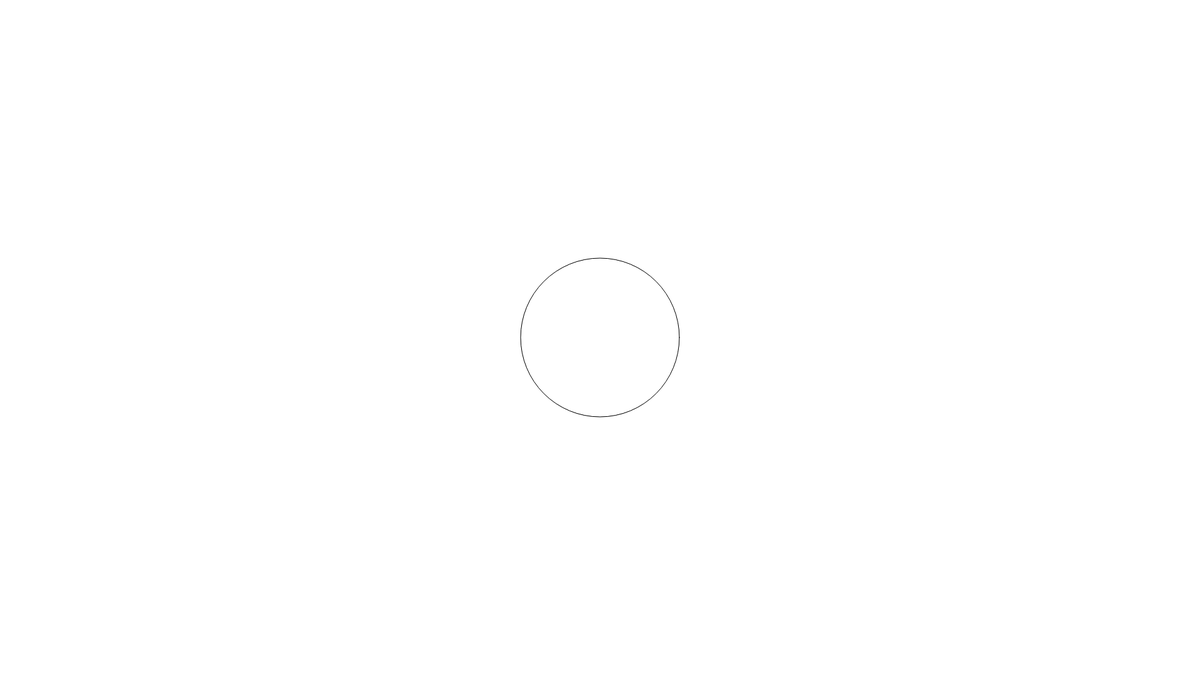
Frame 1 (no input)
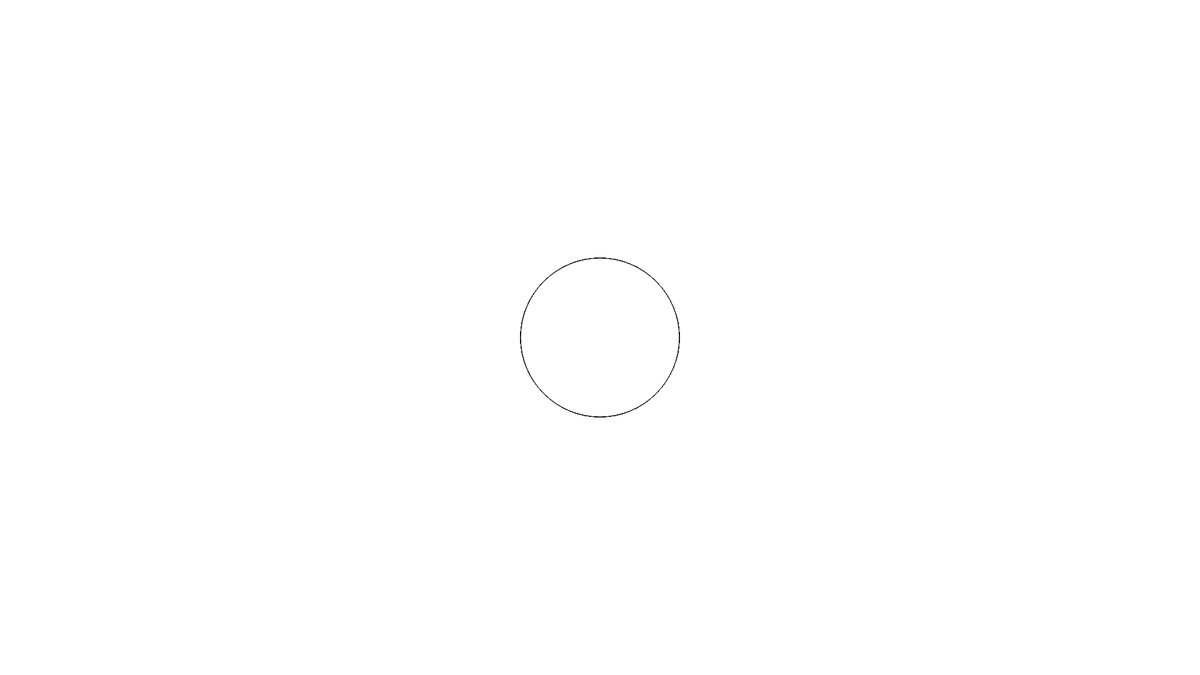
Frame 60 (no input)
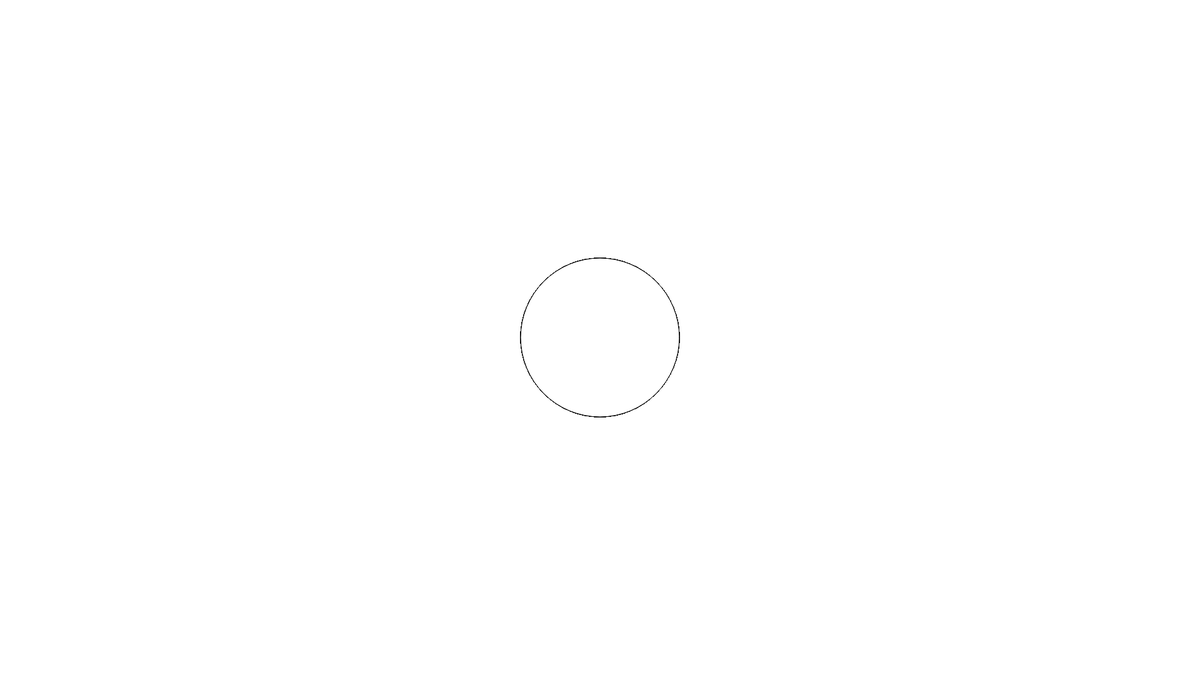
Frame 120 (the mouse pressed at the canvas centre since frame 60)

The p5.js sketch that drew these frames (run headless with seeded random() and noise() and a simulated clock; from frame 60 on, the mouse is pressed at the canvas centre):

// p5.js sketch
// ── sketch.js
function setup() {

  createCanvas(1920,1080)
  // put setup code here

}

function draw() {

  for (var i=0; i<255; i++)
  {ellipse(width/2, height/2, i, i);
    console.log(i);
  if (i==255)
  {i = 0;}
  
  
  }
  
  // put drawing code here
}
